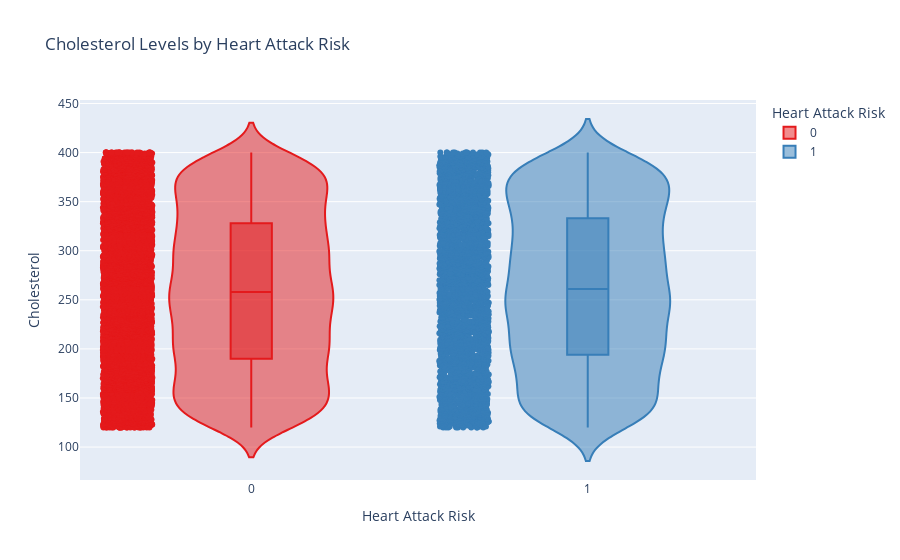

Source (notebook cell):
### Code cell
# Violin plot for Cholesterol by Heart Attack Risk
fig_cholesterol_violin = px.violin(data, y='Cholesterol', x='Heart Attack Risk', color='Heart Attack Risk',
                                   title='Cholesterol Levels by Heart Attack Risk',
                                   box=True, points="all", color_discrete_sequence=px.colors.qualitative.Set1)
fig_cholesterol_violin.show()

### Figure 1 — Plotly figure (JSON) as saved in the notebook; plotly's stock layout.template omitted (floating-point values rounded to 4 significant figures; data arrays with more than 128 entries replaced by an {"elided": "..."} marker saying what was removed)
{"data": [{"alignmentgroup": "True", "box": {"visible": true}, "hovertemplate": "Heart Attack Risk=%{x}<br>Cholesterol=%{y}<extra></extra>", "legendgroup": "0", "marker": {"color": "rgb(228,26,28)"}, "name": "0", "offsetgroup": "0", "orientation": "v", "points": "all", "scalegroup": "True", "showlegend": true, "type": "violin", "x": {"elided": "5624 int values"}, "x0": " ", "xaxis": "x", "y": {"elided": "5624 int values"}, "y0": " ", "yaxis": "y"}, {"alignmentgroup": "True", "box": {"visible": true}, "hovertemplate": "Heart Attack Risk=%{x}<br>Cholesterol=%{y}<extra></extra>", "legendgroup": "1", "marker": {"color": "rgb(55,126,184)"}, "name": "1", "offsetgroup": "1", "orientation": "v", "points": "all", "scalegroup": "True", "showlegend": true, "type": "violin", "x": {"elided": "3139 int values"}, "x0": " ", "xaxis": "x", "y": {"elided": "3139 int values"}, "y0": " ", "yaxis": "y"}], "layout": {"legend": {"title": {"text": "Heart Attack Risk"}, "tracegroupgap": 0}, "title": {"text": "Cholesterol Levels by Heart Attack Risk"}, "violinmode": "overlay", "xaxis": {"anchor": "y", "categoryarray": [0, 1], "categoryorder": "array", "domain": [0, 1], "title": {"text": "Heart Attack Risk"}}, "yaxis": {"anchor": "x", "domain": [0, 1], "title": {"text": "Cholesterol"}}}}
